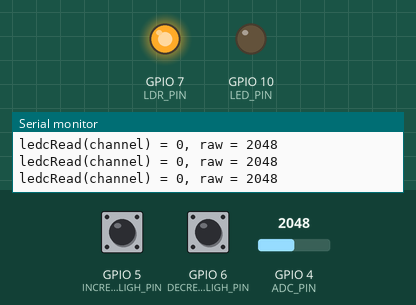
The program below on a simulated ESP32-S3. Shown: output pins drawn as LEDs (lit = HIGH), the last lines printed to the serial monitor. The inputs (shaded band) are chosen by the test bench; at power-on: GPIO 4 (ADC_PIN) = 2048, GPIO 5 (INCREASE_BASE_LED_LIGH_PIN) HIGH, GPIO 6 (DECREASE_BASE_LED_LIGH_PIN) HIGH (analog values on the 0–4095 scale).

Above: at 1.2 s.
1.3 s: GPIO 4 (ADC_PIN) set to 2866
At 2.2 s:
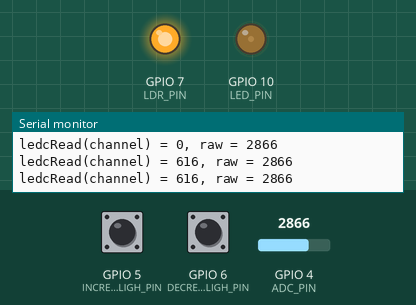
3.0 s: GPIO 4 (ADC_PIN) set to 3603
At 3.5 s:
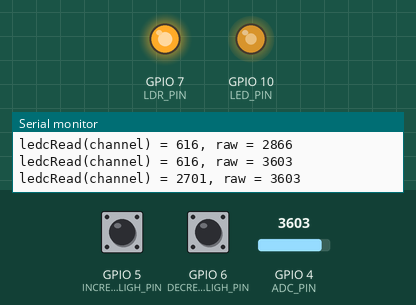
4.5 s: GPIO 4 (ADC_PIN) set to 4095
At 5.9 s:
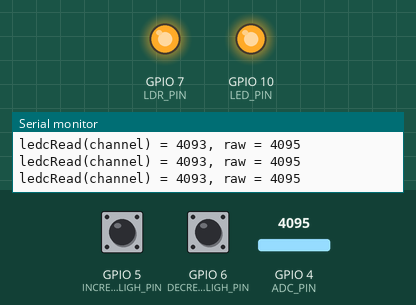
Timing chart, 0 to 7.5 s (numbered marks = the images above; inputs shaded):
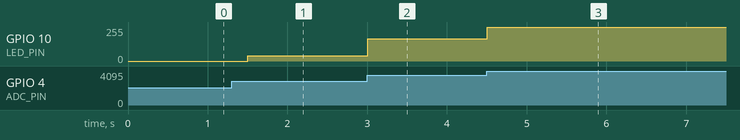

Measured:
- after the input at 1.3 s, GPIO 10 (LED_PIN): 0/255 → 38/255 after 0.20 s
- after the input at 3.0 s, GPIO 10 (LED_PIN): 38/255 → 168/255 at once
- after the input at 4.5 s, GPIO 10 (LED_PIN): 168/255 → 255/255 at once

The program:

main.cpp
```cpp
#include <Arduino.h>
#include <math.h>

#define ADC_PIN 4
#define LDR_PIN 7
#define LED_PIN 10
#define VDD 3.3
#define INCREASE_BASE_LED_LIGH_PIN 5
#define DECREASE_BASE_LED_LIGH_PIN 6
#define DEBOUNCE_TIME 20

uint8_t channel = 0;
uint32_t freq = 5000;
uint8_t resolution = 12;
uint16_t adcRange = pow(2, resolution); // 4096
uint8_t tresholdPercent = 65;
float_t tresholdStep = (float_t)adcRange / 100.f;

float_t vddVoltageStep = VDD / adcRange; // for 3.3V = 0.000805 V

uint16_t pwmRange = pow(2, resolution); // 4096
float_t pwmRangeStep = (pwmRange / 100.f);
float_t maxRawValue = pwmRangeStep * 100; // граница raw = 100% от resolution (4096)
float_t minRawHysteresis = pwmRangeStep * 65; // turn led from 65% of dark
float_t maxRawHysteresis = pwmRangeStep * 60; // turn off only if low than 60% of dark
float_t rawStep = (maxRawValue - minRawHysteresis) / 100; // вычисляем 1% рабочего диапазона raw
volatile ulong currentTime = 0;


// LED variables
float_t minDutyLedLight;
uint16_t maxDutyLedLight;
float_t workPwmRangeStep;
uint8_t maxDutyLight = 100; // max %
uint8_t minDutyLight = 1; // %
uint8_t isrIncreasedLight = 0;
const uint8_t isrIncreasedLightStep = 10;
volatile bool increaseLightRequested = false;
volatile bool decreaseLightRequested = false;

typedef enum {
  INCREASE_BASE_LIGHT,
  DECREASE_BASE_LIGHT
} ButtonTypes;

typedef struct {
  volatile ulong lastTimeChecked;
  volatile bool isDebouncing;
  volatile bool isrRequested;
  ButtonTypes type;
} DebouncedBtn;

volatile DebouncedBtn increaseBtn = {
  .lastTimeChecked = 0,
  .isDebouncing = false,
  .isrRequested = false,
  .type = INCREASE_BASE_LIGHT
};

volatile DebouncedBtn decreaseBtn = {
  .lastTimeChecked = 0,
  .isDebouncing = false,
  .isrRequested = false,
  .type = DECREASE_BASE_LIGHT
};

// FUNCTIONS
uint32_t getLedDuty(uint16_t raw, uint32_t currentRaw);
void ledLightSetup(uint8_t x);
void increaseBaseLight();
void decreaseBaseLight();
void IRAM_ATTR increaseBaseLightISR();
void IRAM_ATTR decreaseBaseLightISR();
void handleDebounce(volatile DebouncedBtn* btn, uint8_t pin);


void setup() {
  Serial.begin(115200);

  ledLightSetup(minDutyLight);

  // optional functions
  analogReadResolution(resolution);
  analogSetPinAttenuation(ADC_PIN, ADC_11db);

  pinMode(LDR_PIN, OUTPUT);
  pinMode(INCREASE_BASE_LED_LIGH_PIN, INPUT_PULLUP);
  pinMode(DECREASE_BASE_LED_LIGH_PIN, INPUT_PULLUP);


  // Interupts
  attachInterrupt(digitalPinToInterrupt(INCREASE_BASE_LED_LIGH_PIN), increaseBaseLightISR, CHANGE);
  attachInterrupt(digitalPinToInterrupt(DECREASE_BASE_LED_LIGH_PIN), decreaseBaseLightISR, CHANGE);

  ledcSetup(channel, freq, resolution);
  ledcAttachPin(LED_PIN, channel);

  digitalWrite(LDR_PIN, HIGH);


  Serial.printf("raw >= maxRawValue = %d \n", 4 >> 3);
}

void loop() {

  // interrupt flag
  // increase minimum base light button clicked
  if (increaseBtn.isDebouncing == true) {
    handleDebounce(&increaseBtn, INCREASE_BASE_LED_LIGH_PIN);
  }

  // interrupt flag
  // decrease minimum base light button clicked
  if (decreaseBtn.isDebouncing == true) {
    handleDebounce(&decreaseBtn, DECREASE_BASE_LED_LIGH_PIN);
  }

  uint16_t raw = analogRead(ADC_PIN);
  float_t calcVoltage = vddVoltageStep * raw;

  float_t volts = analogReadMilliVolts(ADC_PIN) / 1000.0f;
  float_t percentage = raw / tresholdStep;

  Serial.printf("ledcRead(channel) = %d, raw = %d \n", ledcRead(channel), raw);

  uint32_t ledDuty = getLedDuty(raw, ledcRead(channel));

  // Serial.printf("ledDuty = %d \n", ledDuty);
  ledcWrite(channel, ledDuty);

  // Serial.printf("raw = %d, calcVoltage = %2f V, volts = %2f V \n", raw, calcVoltage, volts);
  // Serial.printf("difference = %2f V\n", volts - calcVoltage);

  delay(300);
}

uint32_t getLedDuty(const uint16_t raw, uint32_t currentRaw) {
  uint32_t retVal = 0;

  // если raw больше чем максимальное значение которое можно повторить для LDR += 4000
  if (raw >= maxRawValue) {
    // ставим максимальное значение / яркость
    retVal = maxDutyLedLight;

    // Serial.printf("raw >= maxRawValue = %d \n", retVal);
  }
  // если больше чем минимум
  else if (raw > minRawHysteresis) {

    // узнаем какой процент относительно рабочего диапазона (minRawValue - maxRawValue)
    // и конвертируем эти проценты относительно всего диапазона
    // например raw = 4000
    // (4000 - 2600) / rawStep) = 93%
    // 93 * 30.96 = 1548 + 1000 = 2548
    retVal = ((raw - minRawHysteresis) / rawStep) * workPwmRangeStep + minDutyLedLight;

    // Serial.printf("raw > minRawValue = %d \n", retVal);
  }
  // если уже ЛЕД горит и raw больше чем нижний порог гистерезиса
  else if (currentRaw != 0 && raw > maxRawHysteresis) {
    retVal = minDutyLedLight;
  }

  return retVal;
}

/*
  minDutyLight - минимальная яркость, проценты относительно всего диапазона PWM
*/
void ledLightSetup(const uint8_t minDutyLight) {
  minDutyLedLight = pwmRangeStep * minDutyLight; // min скважность 1% по дефолту
  maxDutyLight = 100;
  maxDutyLedLight = pwmRangeStep * maxDutyLight;
  workPwmRangeStep = (maxDutyLedLight - minDutyLedLight) / 100;
}

void IRAM_ATTR increaseBaseLightISR() {
  increaseBtn.isrRequested = true;
  increaseBtn.isDebouncing = true;
}

void IRAM_ATTR decreaseBaseLightISR() {
  decreaseBtn.isrRequested = true;
  decreaseBtn.isDebouncing = true;
}

void handleDebounce(volatile DebouncedBtn* btn, uint8_t pin) {
  // если все еще в процесе устранения дребезга
  if (btn->isrRequested == true) {
    btn->lastTimeChecked = millis();
    btn->isrRequested = false;
  }
  // если начали отсчет и кнопка нажата
  else if(btn->isrRequested == false && digitalRead(pin) == LOW) {
    ulong now = millis();

    if (now - btn->lastTimeChecked > DEBOUNCE_TIME) {

      switch (btn->type)
      {
      case INCREASE_BASE_LIGHT:
        increaseBaseLight();
        break;
      case DECREASE_BASE_LIGHT:
        decreaseBaseLight();
      break;

      default:
        break;
      }

      Serial.printf("btn->type = %d \n", btn->type);
      btn->isDebouncing = false;
    }
  }
  else if (btn->isrRequested == false && digitalRead(pin) == HIGH) {
    ulong now = millis();
    if (now - btn->lastTimeChecked > DEBOUNCE_TIME) {
      Serial.printf("reset isDebouncing when HIGH \n");
      btn->isDebouncing = false;
    }
  }
}

void increaseBaseLight() {
  increaseLightRequested = false;
  // считаю реальное желаемое значение
  uint16_t requestedPercent = isrIncreasedLight + isrIncreasedLightStep + minDutyLight;

  // если мы хотим увеличить яркость которое превышает допустимое - пропускает
  if (requestedPercent <= maxDutyLight) {
    // увеличиваем базовую яркость по нажатию кнопки
    isrIncreasedLight += isrIncreasedLightStep;
    // пересчитываем управляющие переменные
    ledLightSetup(requestedPercent);
  }
}

void decreaseBaseLight() {
  // считаю реальное желаемое значение
  int16_t requestedPercent = isrIncreasedLight - isrIncreasedLightStep + minDutyLight;

  // если мы хотим увеличить яркость которое превышает допустимое - пропускает
  if (requestedPercent >= minDutyLight) {
    // увеличиваем базовую яркость по нажатию кнопки
    isrIncreasedLight -= isrIncreasedLightStep;
    // пересчитываем управляющие переменные
    ledLightSetup(requestedPercent);
  }
}
```
